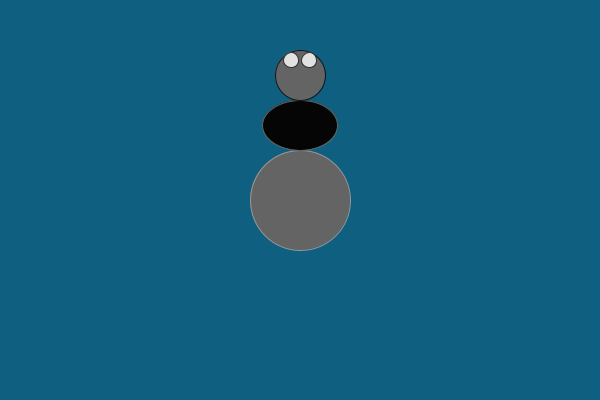
Frame 1 (no input)
Frame 60 (the mouse pressed at the canvas centre just before this capture): identical to frame 1, image omitted
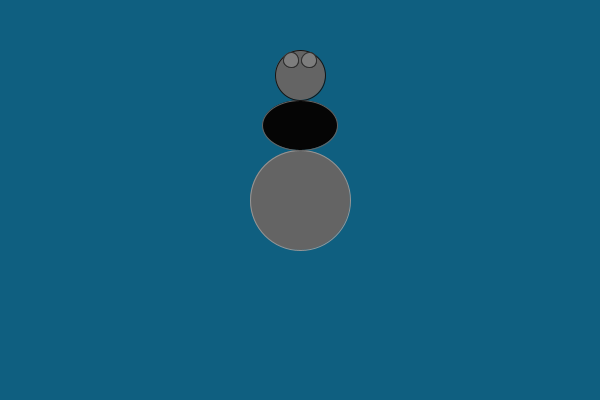
Frame 120 (the mouse held since frame 60 and released just before this capture)

The Processing sketch that drew these frames (run headless with seeded random() and noise(); from frame 60 on, the mouse is pressed at the canvas centre):

// Processing sketch: processing_184600
// ── processing_184600.pde

void setup () {
  size(600,400); background (252,245,98);
}


void draw() {
  background (15,95,128);
  fill(100);
  stroke(150);
  ellipse(300,200,100,100);
  //
  fill(5);
  stroke(100);
  ellipse(300,125,75,50);
  //
  fill(100);
  stroke(20);
  ellipse(300,75,50,50);
  fill(100);
  stroke(100);
  fill(50);
  stroke(45);
  
  if (mousePressed) {
    fill(125);
    ellipse(291,60,15,15);
    ellipse(309,60,15,15);
  } else 
    fill(225);
    ellipse(291,60,15,15);
    ellipse(309,60,15,15);
  }
